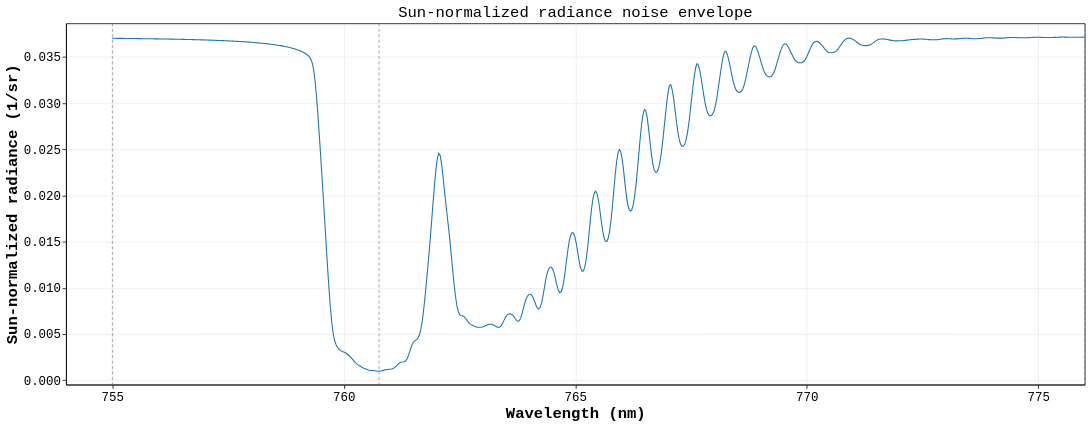

Notebook cell for this chart:
### Markdown cell above
## Noise Envelope

### Code cell
noise_envelope_chart

### Figure 1 — Vega-Lite specification as saved in the notebook (floating-point values rounded to 4 significant figures; data arrays with more than 128 entries replaced by an {"elided": "..."} marker saying what was removed)
{"config": {"background": "white", "view": {"stroke": "black", "continuousWidth": 1311, "continuousHeight": 465}, "axis": {"domain": true, "domainColor": "black", "grid": true, "gridColor": "#b0b0b0", "gridOpacity": 0.25, "labelColor": "black", "labelFont": "Menlo, Monaco, Consolas, Liberation Mono, DejaVu Sans Mono, monospace", "labelFontSize": 16, "tickColor": "black", "titleColor": "black", "titleFont": "Menlo, Monaco, Consolas, Liberation Mono, DejaVu Sans Mono, monospace", "titleFontSize": 20}, "legend": {"labelColor": "black", "labelFont": "Menlo, Monaco, Consolas, Liberation Mono, DejaVu Sans Mono, monospace", "labelFontSize": 16, "labelLimit": 320, "orient": "bottom-left", "fillColor": "white", "strokeColor": "#cccccc", "padding": 8, "titleColor": "black", "titleFont": "Menlo, Monaco, Consolas, Liberation Mono, DejaVu Sans Mono, monospace", "titleFontSize": 16}, "line": {"strokeWidth": 1.4}, "point": {"size": 28}, "range": {"category": ["#1f77b4", "#ff7f0e", "#d62728"]}, "title": {"color": "black", "font": "Menlo, Monaco, Consolas, Liberation Mono, DejaVu Sans Mono, monospace", "fontSize": 20, "fontWeight": "normal", "anchor": "middle"}}, "layer": [{"data": {"name": "data-8601e24cabad79eb3fabefb812485da3"}, "mark": {"type": "area", "color": "#D9D9D9", "opacity": 0.45}, "encoding": {"x": {"axis": {"tickMinStep": 5}, "field": "wavelength_nm", "scale": {"zero": false}, "title": "Wavelength (nm)", "type": "quantitative"}, "y": {"field": "noise_lo", "scale": {"domain": [-0.0004695, 0.03866], "zero": false}, "title": "Sun-normalized radiance (1/sr)", "type": "quantitative"}, "y2": {"field": "noise_hi"}}}, {"data": {"name": "data-8601e24cabad79eb3fabefb812485da3"}, "mark": {"type": "line", "color": "#1f77b4", "strokeWidth": 1.4}, "encoding": {"tooltip": [{"field": "wavelength_nm", "format": ".4f", "title": "Wavelength (nm)", "type": "quantitative"}, {"field": "sun_normalized_radiance", "format": ".8g", "title": "Sun-normalized radiance", "type": "quantitative"}, {"field": "snr", "format": ".4g", "title": "SNR", "type": "quantitative"}], "x": {"axis": {"tickMinStep": 5}, "field": "wavelength_nm", "scale": {"zero": false}, "title": "Wavelength (nm)", "type": "quantitative"}, "y": {"field": "sun_normalized_radiance", "scale": {"domain": [-0.0004695, 0.03866], "zero": false}, "title": "Sun-normalized radiance (1/sr)", "type": "quantitative"}}}, {"data": {"name": "data-4e363f75b9d170a12db18c088ee0a0d7"}, "mark": {"type": "rule", "color": "#737373", "strokeDash": [4, 3], "strokeWidth": 0.8}, "encoding": {"x": {"field": "wavelength_nm", "type": "quantitative"}}}], "height": 465, "title": "Sun-normalized radiance noise envelope", "width": 1311, "$schema": "https://vega.github.io/schema/vega-lite/v6.4.1.json", "datasets": {"data-8601e24cabad79eb3fabefb812485da3": {"elided": "701 records"}, "data-4e363f75b9d170a12db18c088ee0a0d7": [{"wavelength_nm": 755.0}, {"wavelength_nm": 760.8}, {"wavelength_nm": 776.0}]}}
